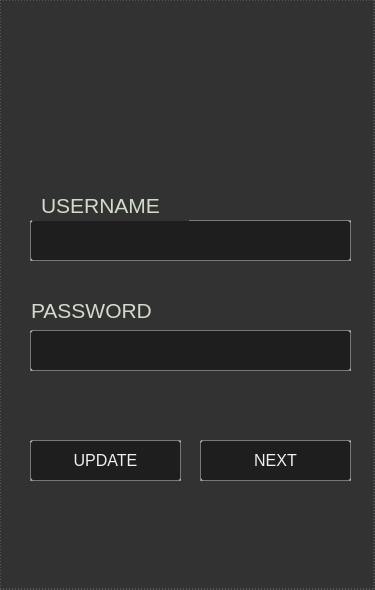
<?xml version="1.0" encoding="UTF-8"?>
<ui version="4.0">
 <class>MainWindow</class>
 <widget class="QMainWindow" name="MainWindow">
  <property name="geometry">
   <rect>
    <x>0</x>
    <y>0</y>
    <width>375</width>
    <height>590</height>
   </rect>
  </property>
  <property name="windowTitle">
   <string>MainWindow</string>
  </property>
  <property name="styleSheet">
   <string notr="true">background-color: #323232;
padding-left: 4px;
spacing: 2px;
border: 1px dashed #76797C;
</string>
  </property>
  <widget class="QWidget" name="centralwidget">
   <widget class="QLabel" name="l_password">
    <property name="geometry">
     <rect>
      <x>20</x>
      <y>300</y>
      <width>171</width>
      <height>21</height>
     </rect>
    </property>
    <property name="font">
     <font>
      <pointsize>16</pointsize>
     </font>
    </property>
    <property name="styleSheet">
     <string notr="true">	background-color: #323232;
	border: none;

    margin-left: 2px;
    margin-right: 2px;
    color: #D1DBCB;
	align: RIGHT

</string>
    </property>
    <property name="text">
     <string>PASSWORD</string>
    </property>
   </widget>
   <widget class="QLineEdit" name="usernameinp">
    <property name="geometry">
     <rect>
      <x>30</x>
      <y>220</y>
      <width>321</width>
      <height>41</height>
     </rect>
    </property>
    <property name="styleSheet">
     <string notr="true"> background-color: #1e1e1e;
    selection-background-color: #1e1e1e;
    selection-color: black;
    padding: 5px;
    border-style: hidden;
	 border: 1px groove #76797C;
   
    border-radius: 2px;
    color: #eff0f1;</string>
    </property>
    <property name="text">
     <string/>
    </property>
   </widget>
   <widget class="QLineEdit" name="passwordinp">
    <property name="geometry">
     <rect>
      <x>30</x>
      <y>330</y>
      <width>321</width>
      <height>41</height>
     </rect>
    </property>
    <property name="styleSheet">
     <string notr="true"> background-color: #1e1e1e;
    selection-background-color: #1e1e1e;
    selection-color: black;
    padding: 5px;
    border-style: hidden;
	 border: 1px groove #76797C;
   
    border-radius: 2px;
    color: #eff0f1;</string>
    </property>
   </widget>
   <widget class="QPushButton" name="pushButton">
    <property name="geometry">
     <rect>
      <x>200</x>
      <y>440</y>
      <width>151</width>
      <height>41</height>
     </rect>
    </property>
    <property name="font">
     <font>
      <pointsize>12</pointsize>
     </font>
    </property>
    <property name="styleSheet">
     <string notr="true">QPushButton
{
    background-color: #1e1e1e;
    selection-background-color: #1e1e1e;
    selection-color: black;
    padding: 5px;
    border-style: hidden;
	 border: 1px groove #76797C;
   
    border-radius: 2px;
    color: #eff0f1;
}

QPushButton:disabled
{
    background-color: #323232;
    border-width: 1px;
    border-color: #454545;
    border-style: solid;
    padding-top: 5px;
    padding-bottom: 5px;
    padding-left: 10px;
    padding-right: 10px;
    border-radius: 2px;
    color: #454545;
}

QPushButton:focus {
    background-color: #D1DBCB;
    color: black;
}

QPushButton:pressed
{
    color: black;
    background-color: #D1DBCB;
    padding-top: -15px;
    padding-bottom: -17px;
}</string>
    </property>
    <property name="text">
     <string>NEXT</string>
    </property>
   </widget>
   <widget class="QLabel" name="l_username">
    <property name="geometry">
     <rect>
      <x>30</x>
      <y>190</y>
      <width>161</width>
      <height>31</height>
     </rect>
    </property>
    <property name="font">
     <font>
      <pointsize>16</pointsize>
     </font>
    </property>
    <property name="styleSheet">
     <string notr="true">	background-color: #323232;
	border: none;

    margin-left: 2px;
    margin-right: 2px;
    color: #D1DBCB;


</string>
    </property>
    <property name="text">
     <string>USERNAME</string>
    </property>
   </widget>
   <widget class="QPushButton" name="updateinfo">
    <property name="geometry">
     <rect>
      <x>30</x>
      <y>440</y>
      <width>151</width>
      <height>41</height>
     </rect>
    </property>
    <property name="font">
     <font>
      <pointsize>12</pointsize>
     </font>
    </property>
    <property name="styleSheet">
     <string notr="true">QPushButton
{
    background-color: #1e1e1e;
    selection-background-color: #1e1e1e;
    selection-color: black;
    padding: 5px;
    border-style: hidden;
	 border: 1px groove #76797C;
   
    border-radius: 2px;
    color: #eff0f1;
}

QPushButton:disabled
{
    background-color: #323232;
    border-width: 1px;
    border-color: #454545;
    border-style: solid;
    padding-top: 5px;
    padding-bottom: 5px;
    padding-left: 10px;
    padding-right: 10px;
    border-radius: 2px;
    color: #454545;
}

QPushButton:focus {
    background-color: #D1DBCB;
    color: black;
}

QPushButton:pressed
{
    color: black;
    background-color: #D1DBCB;
    padding-top: -15px;
    padding-bottom: -17px;
}</string>
    </property>
    <property name="text">
     <string>UPDATE</string>
    </property>
   </widget>
  </widget>
 </widget>
 <resources/>
 <connections/>
</ui>
